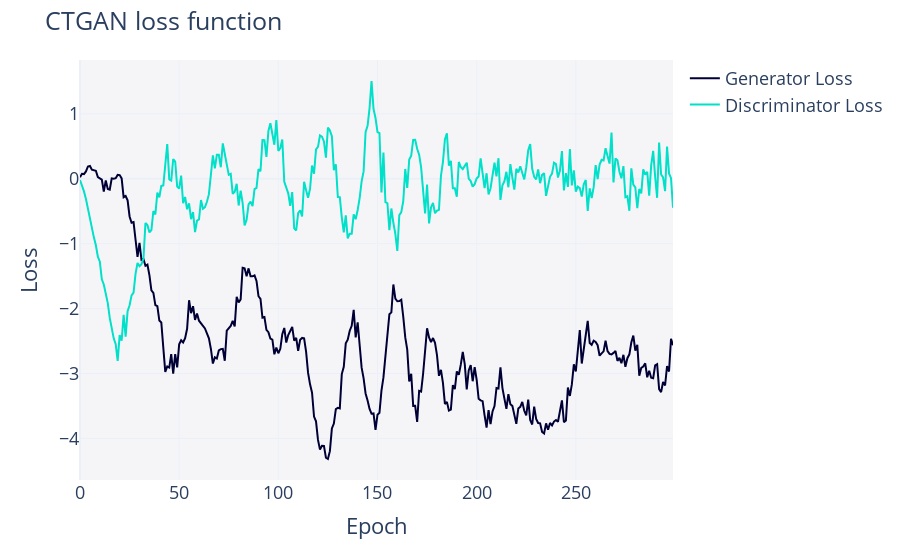

Write notebook code for a chart like this one.
### Code cell
# Plot the trends of loss functions through epochs
fig = synthesizer.get_loss_values_plot()
fig.show()

### Figure 1 — Plotly figure (JSON) as saved in the notebook; plotly's stock layout.template omitted (floating-point values rounded to 4 significant figures; data arrays with more than 128 entries replaced by an {"elided": "..."} marker saying what was removed)
{"data": [{"hovertemplate": "variable=Generator Loss<br>Epoch=%{x}<br>value=%{y}<extra></extra>", "legendgroup": "Generator Loss", "line": {"color": "#000036", "dash": "solid"}, "marker": {"symbol": "circle"}, "mode": "lines", "name": "Generator Loss", "orientation": "v", "showlegend": true, "type": "scatter", "x": {"elided": "300 int values"}, "xaxis": "x", "y": {"elided": "300 float values"}, "yaxis": "y"}, {"hovertemplate": "variable=Discriminator Loss<br>Epoch=%{x}<br>value=%{y}<extra></extra>", "legendgroup": "Discriminator Loss", "line": {"color": "#01E0C9", "dash": "solid"}, "marker": {"symbol": "circle"}, "mode": "lines", "name": "Discriminator Loss", "orientation": "v", "showlegend": true, "type": "scatter", "x": {"elided": "300 int values"}, "xaxis": "x", "y": {"elided": "300 float values"}, "yaxis": "y"}], "layout": {"autosize": true, "font": {"size": 18}, "legend": {"orientation": "v", "title": {"text": ""}, "tracegroupgap": 0}, "margin": {"t": 60}, "plot_bgcolor": "#F5F5F8", "title": {"text": "CTGAN loss function"}, "xaxis": {"anchor": "y", "autorange": true, "domain": [0, 1], "range": [0, 299], "title": {"text": "Epoch"}, "type": "linear"}, "yaxis": {"anchor": "x", "autorange": true, "domain": [0, 1], "range": [-4.639, 1.829], "title": {"text": "Loss"}, "type": "linear"}}}
